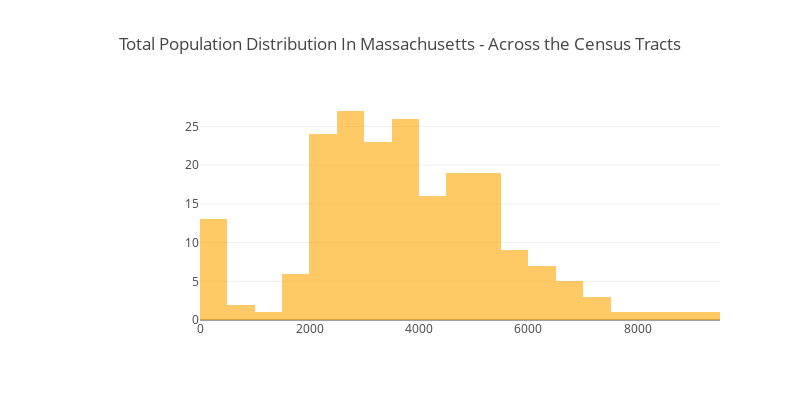

Notebook code for this chart:
### Code cell
total_population = RD.MA_AgeRaceSex["Estimate; SEX AND AGE - Total population"]

trace = go.Histogram(x=total_population, marker=dict(color='orange', opacity=0.6))
layout = dict(title="Total Population Distribution In Massachusetts - Across the Census Tracts", margin=dict(l=200), width=800, height=400)
data = [trace]
fig = go.Figure(data=data, layout=layout)
iplot(fig)

### Figure 1 — Plotly figure (JSON) as saved in the notebook; plotly's stock layout.template omitted (floating-point values rounded to 4 significant figures; data arrays with more than 128 entries replaced by an {"elided": "..."} marker saying what was removed)
{"data": [{"marker": {"color": "orange", "opacity": 0.6}, "type": "histogram", "uid": "ead55254-4e0a-4ccd-9653-e290094ad79d", "x": {"elided": "204 str values"}}], "layout": {"height": 400, "margin": {"l": 200}, "title": "Total Population Distribution In Massachusetts - Across the Census Tracts", "width": 800}}
